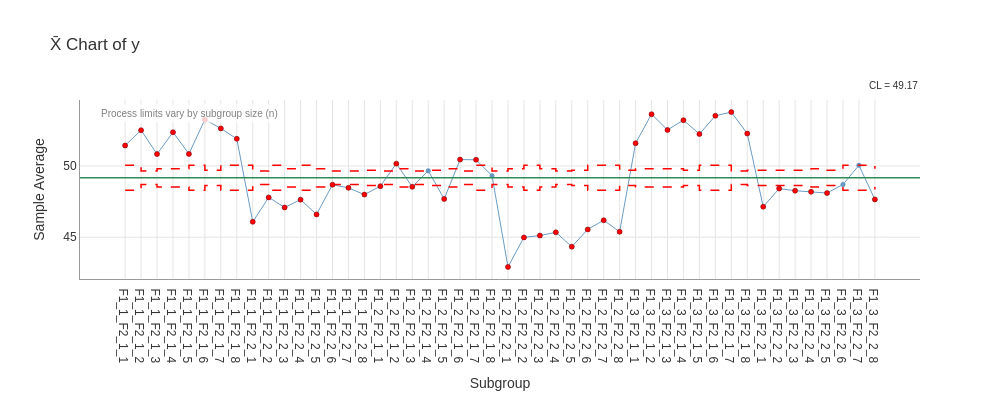

Notebook source saved alongside this figure:
### Markdown cell above
### 2.4 Xbar Collapsed (Grand Mean)

### Code cell
# Collapse all factors (single point - grand mean)
result_all = study.execute(chart='Xbar', by=[])

print("Xbar collapsed to grand mean:")
result_all.get_chart('Xbar')
result_all.plot('Xbar').show()

### Figure 1 — Plotly figure (JSON) as saved in the notebook; plotly's stock layout.template omitted (floating-point values rounded to 4 significant figures)
{"data": [{"hovertemplate": "%{x}<br>%{y:.3f}<extra></extra>", "line": {"color": "steelblue", "width": 1.0}, "marker": {"color": "steelblue", "size": 5}, "mode": "lines+markers", "name": "Xbar", "opacity": 0.8, "type": "scatter", "x": ["F1_1_F2_1_1", "F1_1_F2_1_2", "F1_1_F2_1_3", "F1_1_F2_1_4", "F1_1_F2_1_5", "F1_1_F2_1_6", "F1_1_F2_1_7", "F1_1_F2_1_8", "F1_1_F2_2_1", "F1_1_F2_2_2", "F1_1_F2_2_3", "F1_1_F2_2_4", "F1_1_F2_2_5", "F1_1_F2_2_6", "F1_1_F2_2_7", "F1_1_F2_2_8", "F1_2_F2_1_1", "F1_2_F2_1_2", "F1_2_F2_1_3", "F1_2_F2_1_4", "F1_2_F2_1_5", "F1_2_F2_1_6", "F1_2_F2_1_7", "F1_2_F2_1_8", "F1_2_F2_2_1", "F1_2_F2_2_2", "F1_2_F2_2_3", "F1_2_F2_2_4", "F1_2_F2_2_5", "F1_2_F2_2_6", "F1_2_F2_2_7", "F1_2_F2_2_8", "F1_3_F2_1_1", "F1_3_F2_1_2", "F1_3_F2_1_3", "F1_3_F2_1_4", "F1_3_F2_1_5", "F1_3_F2_1_6", "F1_3_F2_1_7", "F1_3_F2_1_8", "F1_3_F2_2_1", "F1_3_F2_2_2", "F1_3_F2_2_3", "F1_3_F2_2_4", "F1_3_F2_2_5", "F1_3_F2_2_6", "F1_3_F2_2_7", "F1_3_F2_2_8"], "y": [51.43, 52.51, 50.83, 52.37, 50.84, 53.25, 52.63, 51.9, 46.08, 47.8, 47.09, 47.64, 46.6, 48.69, 48.46, 47.99, 48.58, 50.16, 48.53, 49.66, 47.69, 50.45, 50.43, 49.31, 42.92, 44.99, 45.12, 45.35, 44.34, 45.55, 46.19, 45.38, 51.59, 53.63, 52.53, 53.21, 52.24, 53.52, 53.78, 52.27, 47.14, 48.41, 48.26, 48.19, 48.1, 48.7, 50.04, 47.65]}, {"hovertemplate": "UPL: %{y:.3f}<extra></extra>", "line": {"color": "red", "dash": "dash", "width": 1.5}, "mode": "lines", "name": "UPL (varies)", "showlegend": false, "type": "scatter", "x": ["F1_1_F2_1_1", "F1_1_F2_1_2", "F1_1_F2_1_2", "F1_1_F2_1_3", "F1_1_F2_1_3", "F1_1_F2_1_4", "F1_1_F2_1_4", "F1_1_F2_1_5", "F1_1_F2_1_5", "F1_1_F2_1_6", "F1_1_F2_1_6", "F1_1_F2_1_7", "F1_1_F2_1_7", "F1_1_F2_1_8", "F1_1_F2_1_8", "F1_1_F2_2_1", "F1_1_F2_2_1", "F1_1_F2_2_2", "F1_1_F2_2_2", "F1_1_F2_2_3", "F1_1_F2_2_3", "F1_1_F2_2_4", "F1_1_F2_2_4", "F1_1_F2_2_5", "F1_1_F2_2_5", "F1_1_F2_2_6", "F1_1_F2_2_6", "F1_1_F2_2_7", "F1_1_F2_2_7", "F1_1_F2_2_8", "F1_1_F2_2_8", "F1_2_F2_1_1", "F1_2_F2_1_1", "F1_2_F2_1_2", "F1_2_F2_1_2", "F1_2_F2_1_3", "F1_2_F2_1_3", "F1_2_F2_1_4", "F1_2_F2_1_4", "F1_2_F2_1_5", "F1_2_F2_1_5", "F1_2_F2_1_6", "F1_2_F2_1_6", "F1_2_F2_1_7", "F1_2_F2_1_7", "F1_2_F2_1_8", "F1_2_F2_1_8", "F1_2_F2_2_1", "F1_2_F2_2_1", "F1_2_F2_2_2", "F1_2_F2_2_2", "F1_2_F2_2_3", "F1_2_F2_2_3", "F1_2_F2_2_4", "F1_2_F2_2_4", "F1_2_F2_2_5", "F1_2_F2_2_5", "F1_2_F2_2_6", "F1_2_F2_2_6", "F1_2_F2_2_7", "F1_2_F2_2_7", "F1_2_F2_2_8", "F1_2_F2_2_8", "F1_3_F2_1_1", "F1_3_F2_1_1", "F1_3_F2_1_2", "F1_3_F2_1_2", "F1_3_F2_1_3", "F1_3_F2_1_3", "F1_3_F2_1_4", "F1_3_F2_1_4", "F1_3_F2_1_5", "F1_3_F2_1_5", "F1_3_F2_1_6", "F1_3_F2_1_6", "F1_3_F2_1_7", "F1_3_F2_1_7", "F1_3_F2_1_8", "F1_3_F2_1_8", "F1_3_F2_2_1", "F1_3_F2_2_1", "F1_3_F2_2_2", "F1_3_F2_2_2", "F1_3_F2_2_3", "F1_3_F2_2_3", "F1_3_F2_2_4", "F1_3_F2_2_4", "F1_3_F2_2_5", "F1_3_F2_2_5", "F1_3_F2_2_6", "F1_3_F2_2_6", "F1_3_F2_2_7", "F1_3_F2_2_7", "F1_3_F2_2_8", "F1_3_F2_2_8"], "y": [50.04, 50.04, 49.64, 49.64, 49.81, 49.81, 49.81, 49.81, 50.04, 50.04, 49.7, 49.7, 50.04, 50.04, 50.04, 50.04, 49.64, 49.64, 50.04, 50.04, 49.81, 49.81, 50.04, 50.04, 49.81, 49.81, 49.64, 49.64, 49.64, 49.64, 49.7, 49.7, 49.64, 49.64, 49.81, 49.81, 49.64, 49.64, 49.7, 49.7, 49.81, 49.81, 49.64, 49.64, 50.04, 50.04, 49.64, 49.64, 49.81, 49.81, 50.04, 50.04, 49.81, 49.81, 49.64, 49.64, 49.7, 49.7, 50.04, 50.04, 50.04, 50.04, 49.7, 49.7, 49.81, 49.81, 49.81, 49.81, 49.81, 49.81, 49.7, 49.7, 50.04, 50.04, 50.04, 50.04, 49.64, 49.64, 49.7, 49.7, 49.7, 49.7, 49.7, 49.7, 49.7, 49.7, 49.81, 49.81, 49.7, 49.7, 50.04, 50.04, 50.04, 50.04, 49.81]}, {"hovertemplate": "LPL: %{y:.3f}<extra></extra>", "line": {"color": "red", "dash": "dash", "width": 1.5}, "mode": "lines", "name": "LPL (varies)", "showlegend": false, "type": "scatter", "x": ["F1_1_F2_1_1", "F1_1_F2_1_2", "F1_1_F2_1_2", "F1_1_F2_1_3", "F1_1_F2_1_3", "F1_1_F2_1_4", "F1_1_F2_1_4", "F1_1_F2_1_5", "F1_1_F2_1_5", "F1_1_F2_1_6", "F1_1_F2_1_6", "F1_1_F2_1_7", "F1_1_F2_1_7", "F1_1_F2_1_8", "F1_1_F2_1_8", "F1_1_F2_2_1", "F1_1_F2_2_1", "F1_1_F2_2_2", "F1_1_F2_2_2", "F1_1_F2_2_3", "F1_1_F2_2_3", "F1_1_F2_2_4", "F1_1_F2_2_4", "F1_1_F2_2_5", "F1_1_F2_2_5", "F1_1_F2_2_6", "F1_1_F2_2_6", "F1_1_F2_2_7", "F1_1_F2_2_7", "F1_1_F2_2_8", "F1_1_F2_2_8", "F1_2_F2_1_1", "F1_2_F2_1_1", "F1_2_F2_1_2", "F1_2_F2_1_2", "F1_2_F2_1_3", "F1_2_F2_1_3", "F1_2_F2_1_4", "F1_2_F2_1_4", "F1_2_F2_1_5", "F1_2_F2_1_5", "F1_2_F2_1_6", "F1_2_F2_1_6", "F1_2_F2_1_7", "F1_2_F2_1_7", "F1_2_F2_1_8", "F1_2_F2_1_8", "F1_2_F2_2_1", "F1_2_F2_2_1", "F1_2_F2_2_2", "F1_2_F2_2_2", "F1_2_F2_2_3", "F1_2_F2_2_3", "F1_2_F2_2_4", "F1_2_F2_2_4", "F1_2_F2_2_5", "F1_2_F2_2_5", "F1_2_F2_2_6", "F1_2_F2_2_6", "F1_2_F2_2_7", "F1_2_F2_2_7", "F1_2_F2_2_8", "F1_2_F2_2_8", "F1_3_F2_1_1", "F1_3_F2_1_1", "F1_3_F2_1_2", "F1_3_F2_1_2", "F1_3_F2_1_3", "F1_3_F2_1_3", "F1_3_F2_1_4", "F1_3_F2_1_4", "F1_3_F2_1_5", "F1_3_F2_1_5", "F1_3_F2_1_6", "F1_3_F2_1_6", "F1_3_F2_1_7", "F1_3_F2_1_7", "F1_3_F2_1_8", "F1_3_F2_1_8", "F1_3_F2_2_1", "F1_3_F2_2_1", "F1_3_F2_2_2", "F1_3_F2_2_2", "F1_3_F2_2_3", "F1_3_F2_2_3", "F1_3_F2_2_4", "F1_3_F2_2_4", "F1_3_F2_2_5", "F1_3_F2_2_5", "F1_3_F2_2_6", "F1_3_F2_2_6", "F1_3_F2_2_7", "F1_3_F2_2_7", "F1_3_F2_2_8", "F1_3_F2_2_8"], "y": [48.29, 48.29, 48.7, 48.7, 48.52, 48.52, 48.52, 48.52, 48.29, 48.29, 48.63, 48.63, 48.29, 48.29, 48.29, 48.29, 48.7, 48.7, 48.29, 48.29, 48.52, 48.52, 48.29, 48.29, 48.52, 48.52, 48.7, 48.7, 48.7, 48.7, 48.63, 48.63, 48.7, 48.7, 48.52, 48.52, 48.7, 48.7, 48.63, 48.63, 48.52, 48.52, 48.7, 48.7, 48.29, 48.29, 48.7, 48.7, 48.52, 48.52, 48.29, 48.29, 48.52, 48.52, 48.7, 48.7, 48.63, 48.63, 48.29, 48.29, 48.29, 48.29, 48.63, 48.63, 48.52, 48.52, 48.52, 48.52, 48.52, 48.52, 48.63, 48.63, 48.29, 48.29, 48.29, 48.29, 48.7, 48.7, 48.63, 48.63, 48.63, 48.63, 48.63, 48.63, 48.63, 48.63, 48.52, 48.52, 48.63, 48.63, 48.29, 48.29, 48.29, 48.29, 48.52]}, {"hovertemplate": "Beyond Limits<br>%{x}<br>%{y:.3f}<extra></extra>", "marker": {"color": "red", "line": {"color": "darkred", "width": 0.5}, "size": 5, "symbol": "circle"}, "mode": "markers", "name": "Beyond Limits", "showlegend": false, "type": "scatter", "x": ["F1_1_F2_1_1", "F1_1_F2_1_2", "F1_1_F2_1_3", "F1_1_F2_1_4", "F1_1_F2_1_5", "F1_1_F2_1_6", "F1_1_F2_1_7", "F1_1_F2_1_8", "F1_1_F2_2_1", "F1_1_F2_2_2", "F1_1_F2_2_3", "F1_1_F2_2_4", "F1_1_F2_2_5", "F1_1_F2_2_6", "F1_1_F2_2_7", "F1_1_F2_2_8", "F1_2_F2_1_1", "F1_2_F2_1_2", "F1_2_F2_1_3", "F1_2_F2_1_5", "F1_2_F2_1_6", "F1_2_F2_1_7", "F1_2_F2_2_1", "F1_2_F2_2_2", "F1_2_F2_2_3", "F1_2_F2_2_4", "F1_2_F2_2_5", "F1_2_F2_2_6", "F1_2_F2_2_7", "F1_2_F2_2_8", "F1_3_F2_1_1", "F1_3_F2_1_2", "F1_3_F2_1_3", "F1_3_F2_1_4", "F1_3_F2_1_5", "F1_3_F2_1_6", "F1_3_F2_1_7", "F1_3_F2_1_8", "F1_3_F2_2_1", "F1_3_F2_2_2", "F1_3_F2_2_3", "F1_3_F2_2_4", "F1_3_F2_2_5", "F1_3_F2_2_8"], "y": [51.43, 52.51, 50.83, 52.37, 50.84, 53.25, 52.63, 51.9, 46.08, 47.8, 47.09, 47.64, 46.6, 48.69, 48.46, 47.99, 48.58, 50.16, 48.53, 47.69, 50.45, 50.43, 42.92, 44.99, 45.12, 45.35, 44.34, 45.55, 46.19, 45.38, 51.59, 53.63, 52.53, 53.21, 52.24, 53.52, 53.78, 52.27, 47.14, 48.41, 48.26, 48.19, 48.1, 47.65]}], "layout": {"annotations": [{"bgcolor": "rgba(255,255,255,0.8)", "borderpad": 3, "font": {"color": "gray", "size": 10}, "showarrow": false, "text": "Process limits vary by subgroup size (n)", "x": 0.02, "xref": "paper", "y": 0.98, "yref": "paper"}, {"bgcolor": "rgba(255,255,255,0.7)", "font": {"color": "#333333", "size": 10}, "showarrow": false, "text": "CL = 49.17", "x": 1.0, "xanchor": "right", "xref": "paper", "y": 1.04, "yanchor": "bottom", "yref": "paper"}], "font": {"color": "#333333", "family": "Arial, sans-serif", "size": 12}, "height": 400, "hovermode": "x unified", "margin": {"b": 80}, "paper_bgcolor": "white", "plot_bgcolor": "white", "shapes": [{"line": {"color": "#2E8B57", "dash": "solid", "width": 1.5}, "type": "line", "x0": 0, "x1": 1, "xref": "x domain", "y0": 49.17, "y1": 49.17}], "showlegend": false, "title": {"text": "X̄ Chart of y"}, "width": 1000, "xaxis": {"automargin": true, "gridcolor": "#E5E5E5", "gridwidth": 1.0, "linecolor": "#999999", "linewidth": 1.0, "showgrid": true, "showline": true, "title": {"text": "Subgroup"}, "type": "category"}, "yaxis": {"gridcolor": "#E5E5E5", "gridwidth": 1.0, "linecolor": "#999999", "linewidth": 1.0, "showgrid": true, "showline": true, "title": {"text": "Sample Average"}, "zeroline": false}}}
